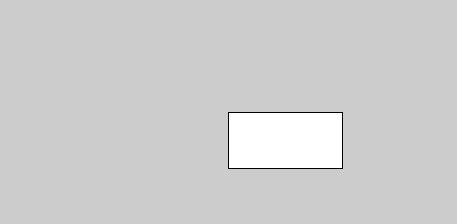
Frame 1 (no input)
Frame 60 (the mouse pressed at the canvas centre just before this capture): identical to frame 1, image omitted
Frame 120 (the mouse held since frame 60 and released just before this capture): identical to frame 1, image omitted

The Processing sketch that drew this single still picture (run headless with seeded random() and noise(); from frame 60 on, the mouse is pressed at the canvas centre):

// Processing sketch: width_height
// ── width_height.pde
void setup() {
  size(457, 224);
}

void draw() {
  rect(width/2, height/2, width/4, height/4);
}
